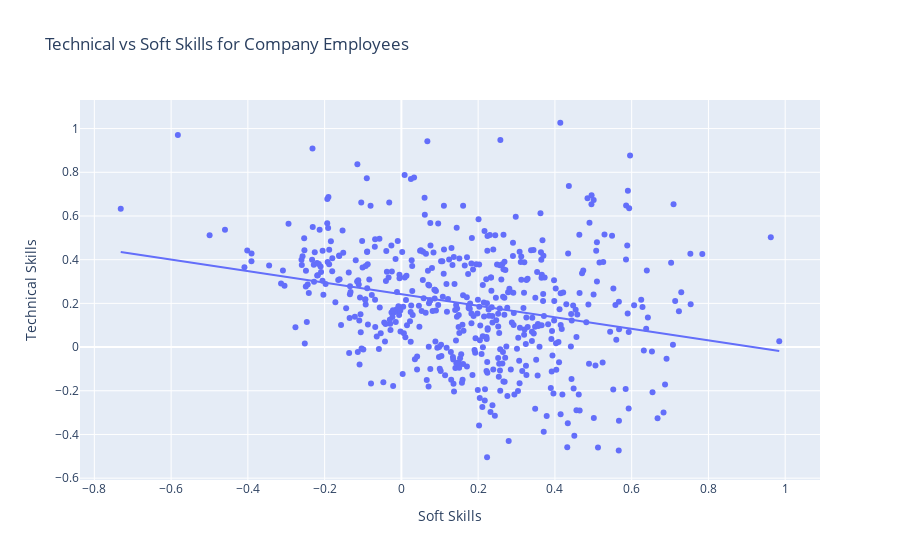

This figure's notebook cell:
### Code cell
print( pearsonr( df_company['Soft Skills'], df_company['Technical Skills'] ) )
px.scatter( df_company, x = 'Soft Skills', y = 'Technical Skills', trendline= 'ols', title = 'Technical vs Soft Skills for Company Employees' )

### Figure 1 — Plotly figure (JSON) as saved in the notebook; plotly's stock layout.template omitted (floating-point values rounded to 4 significant figures; data arrays with more than 128 entries replaced by an {"elided": "..."} marker saying what was removed)
{"data": [{"hovertemplate": "Soft Skills=%{x}<br>Technical Skills=%{y}<extra></extra>", "legendgroup": "", "marker": {"color": "#636efa", "symbol": "circle"}, "mode": "markers", "name": "", "orientation": "v", "showlegend": false, "type": "scatter", "x": {"elided": "523 float values"}, "xaxis": "x", "y": {"elided": "523 float values"}, "yaxis": "y"}, {"hovertemplate": "<b>OLS trendline</b><br>Technical Skills = -0.263904 * Soft Skills + 0.241793<br>R<sup>2</sup>=0.068312<br><br>Soft Skills=%{x}<br>Technical Skills=%{y} <b>(trend)</b><extra></extra>", "legendgroup": "", "marker": {"color": "#636efa", "symbol": "circle"}, "mode": "lines", "name": "", "showlegend": false, "type": "scatter", "x": {"elided": "523 float values"}, "xaxis": "x", "y": {"elided": "523 float values"}, "yaxis": "y"}], "layout": {"autosize": true, "legend": {"tracegroupgap": 0}, "title": {"text": "Technical vs Soft Skills for Company Employees"}, "xaxis": {"anchor": "y", "autorange": true, "domain": [0, 1], "range": [-0.8339, 1.087], "title": {"text": "Soft Skills"}, "type": "linear"}, "yaxis": {"anchor": "x", "autorange": true, "domain": [0, 1], "range": [-0.6307, 1.153], "title": {"text": "Technical Skills"}, "type": "linear"}}}
